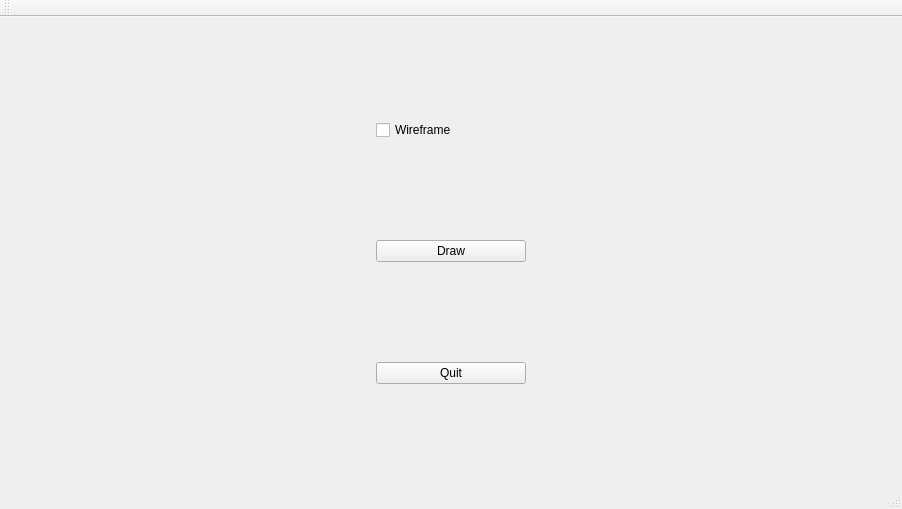
<?xml version="1.0" encoding="UTF-8"?>
<ui version="4.0">
 <class>MainWindow</class>
 <widget class="QMainWindow" name="MainWindow">
  <property name="geometry">
   <rect>
    <x>0</x>
    <y>0</y>
    <width>902</width>
    <height>509</height>
   </rect>
  </property>
  <property name="sizePolicy">
   <sizepolicy hsizetype="Preferred" vsizetype="Preferred">
    <horstretch>0</horstretch>
    <verstretch>0</verstretch>
   </sizepolicy>
  </property>
  <property name="windowTitle">
   <string>MainWindow</string>
  </property>
  <widget class="QWidget" name="centralwidget">
   <property name="sizePolicy">
    <sizepolicy hsizetype="Preferred" vsizetype="Preferred">
     <horstretch>0</horstretch>
     <verstretch>0</verstretch>
    </sizepolicy>
   </property>
   <layout class="QHBoxLayout" name="horizontalLayout">
    <item>
     <layout class="QGridLayout" name="gridLayout">
      <property name="sizeConstraint">
       <enum>QLayout::SetFixedSize</enum>
      </property>
      <item row="0" column="0">
       <widget class="QCheckBox" name="wireframe">
        <property name="sizePolicy">
         <sizepolicy hsizetype="Fixed" vsizetype="Fixed">
          <horstretch>0</horstretch>
          <verstretch>0</verstretch>
         </sizepolicy>
        </property>
        <property name="minimumSize">
         <size>
          <width>150</width>
          <height>0</height>
         </size>
        </property>
        <property name="text">
         <string>Wireframe</string>
        </property>
       </widget>
      </item>
      <item row="1" column="0">
       <widget class="QPushButton" name="draw">
        <property name="sizePolicy">
         <sizepolicy hsizetype="Fixed" vsizetype="Fixed">
          <horstretch>0</horstretch>
          <verstretch>0</verstretch>
         </sizepolicy>
        </property>
        <property name="minimumSize">
         <size>
          <width>150</width>
          <height>0</height>
         </size>
        </property>
        <property name="text">
         <string>Draw</string>
        </property>
       </widget>
      </item>
      <item row="2" column="0">
       <widget class="QPushButton" name="quit">
        <property name="sizePolicy">
         <sizepolicy hsizetype="Fixed" vsizetype="Fixed">
          <horstretch>0</horstretch>
          <verstretch>0</verstretch>
         </sizepolicy>
        </property>
        <property name="minimumSize">
         <size>
          <width>150</width>
          <height>0</height>
         </size>
        </property>
        <property name="text">
         <string>Quit</string>
        </property>
       </widget>
      </item>
     </layout>
    </item>
    <item>
     <layout class="QVBoxLayout" name="layout_scene">
      <property name="sizeConstraint">
       <enum>QLayout::SetDefaultConstraint</enum>
      </property>
     </layout>
    </item>
   </layout>
  </widget>
  <widget class="QMenuBar" name="menubar">
   <property name="geometry">
    <rect>
     <x>0</x>
     <y>0</y>
     <width>902</width>
     <height>24</height>
    </rect>
   </property>
  </widget>
  <widget class="QStatusBar" name="statusbar"/>
  <widget class="QToolBar" name="toolBar">
   <property name="windowTitle">
    <string>toolBar</string>
   </property>
   <attribute name="toolBarArea">
    <enum>TopToolBarArea</enum>
   </attribute>
   <attribute name="toolBarBreak">
    <bool>false</bool>
   </attribute>
  </widget>
 </widget>
 <resources/>
 <connections/>
</ui>
